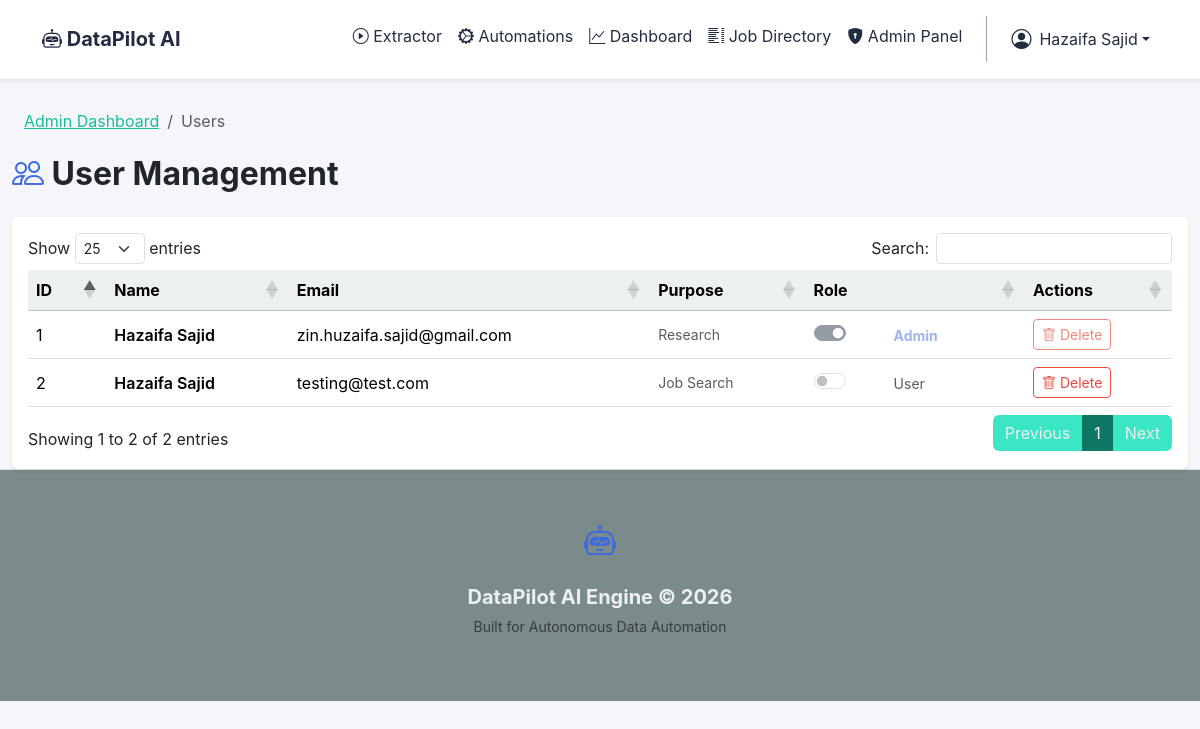
The app's page /admin/users (signed in) with its own data.
### models.py (models this page shows)
class User(db.Model):
    id = db.Column(db.Integer, primary_key=True)
    name = db.Column(db.String(100), nullable=False)
    purpose = db.Column(db.String(255))
    email = db.Column(db.String(120), unique=True, nullable=False)
    password_hash = db.Column(db.String(255), nullable=False)
    is_admin = db.Column(db.Boolean, default=False)
    created_at = db.Column(db.DateTime, default=datetime.utcnow)
    automations = db.relationship('AutomationSchedule', backref='user', lazy=True)

### admin.py (the view)
@admin_bp.route('/users')
def manage_users():
    users = User.query.order_by(User.created_at.desc()).all()
    return render_template('admin/users.html', users=users)

### admin.py (called while the page is built)
def admin_required(f):
    @wraps(f)
    def decorated_function(*args, **kwargs):
        if 'user_id' not in session or not session.get('is_admin'):
            flash('You do not have permission to access the admin panel.', 'danger')
            return redirect(url_for('index'))
        return f(*args, **kwargs)
    return decorated_function

@admin_bp.before_request
@admin_required
def before_request():
    pass # All routes in this blueprint require admin

### templates/admin/users.html (shortened to what this page needs)
{% extends 'base.html' %}
{% block content %}
<div class="mb-4">
    <nav aria-label="breadcrumb">
        <ol class="breadcrumb">
            <li class="breadcrumb-item"><a href="{{ url_for('admin.admin_dashboard') }}">Admin Dashboard</a></li>
            <li class="breadcrumb-item active" aria-current="page">Users</li>
        </ol>
    </nav>
    <div class="d-flex justify-content-between align-items-center">
        <h3 class="fw-bold mb-0"><i class="bi bi-people text-primary"></i> User Management</h3>
    </div>
</div>
<div class="card border-0 shadow-sm">
    <div class="card-body">
        <div class="table-responsive">
            <table class="table table-hover align-middle text-nowrap" id="usersTable">
                <thead class="table-light">
                    <tr>
                        <th>ID</th>
                        <th>Name</th>
                        <th>Email</th>
                        <th>Purpose</th>
                        <th>Role</th>
                        <th>Actions</th>
                    </tr>
                </thead>
                <tbody>
                    {% for u in users %}
                    <tr id="user-{{ u.id }}">
                        <td>{{ u.id }}</td>
                        <td class="fw-semibold">{{ u.name }}</td>
                        <td>{{ u.email }}</td>
                        <td class="text-muted small text-truncate" style="max-width: 150px;">{{ u.purpose }}</td>
                        <td>
                            <div class="form-check form-switch ps-0">
                                <input class="form-check-input ms-0 toggle-admin-btn" type="checkbox" role="switch" id="admin-{{ u.id }}" data-id="{{ u.id }}" {% if u.is_admin %}checked{% endif %} {% if session.user_id == u.id %}disabled title="Cannot change own permissions"{% endif %}>
                                <label class="form-check-label ms-5 mt-1 small" for="admin-{{ u.id }}">
                                    {% if u.is_admin %}<span class="text-primary fw-bold">Admin</span>{% else %}<span class="text-muted">User</span>{% endif %}
                                </label>
                            </div>
                        </td>
                        <td>
                            <button class="btn btn-sm btn-outline-danger delete-user-btn" data-id="{{ u.id }}" {% if session.user_id == u.id %}disabled title="Cannot delete self"{% endif %}>
                                <i class="bi bi-trash"></i> Delete
                            </button>
                        </td>
                    </tr>
                    {% endfor %}
                </tbody>
            </table>
        </div>
    </div>
</div>
{% endblock %}

### static/style.css (style rules this page uses)
body { background-color: #f5f6fa; font-family: 'Inter', -apple-system, sans-serif; }
.text-primary { color: #3f6adb !important; }

### records on screen
User: id "2", name "Hazaifa Sajid", email "testing@test.com", purpose "Job Search", shows "User"
User: id "1", name "Hazaifa Sajid", email "zin.huzaifa.sajid@gmail.com", purpose "Research", is_admin "☑", shows "Admin"

### other values on screen
{{ session.get('user_name', 'User') }} "Hazaifa Sajid"
